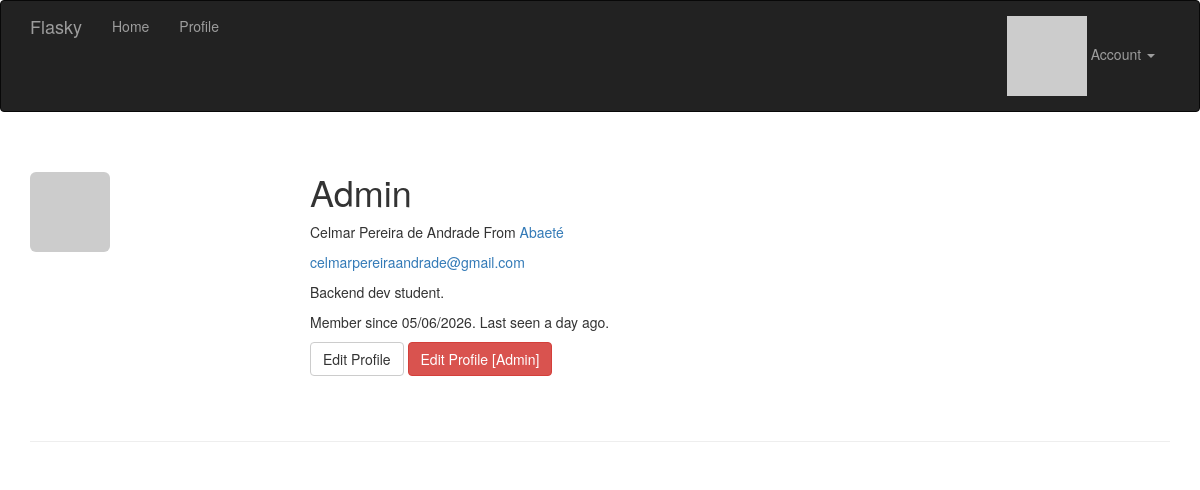
/user/Admin (signed in), run on an earlier commit of the app's database.
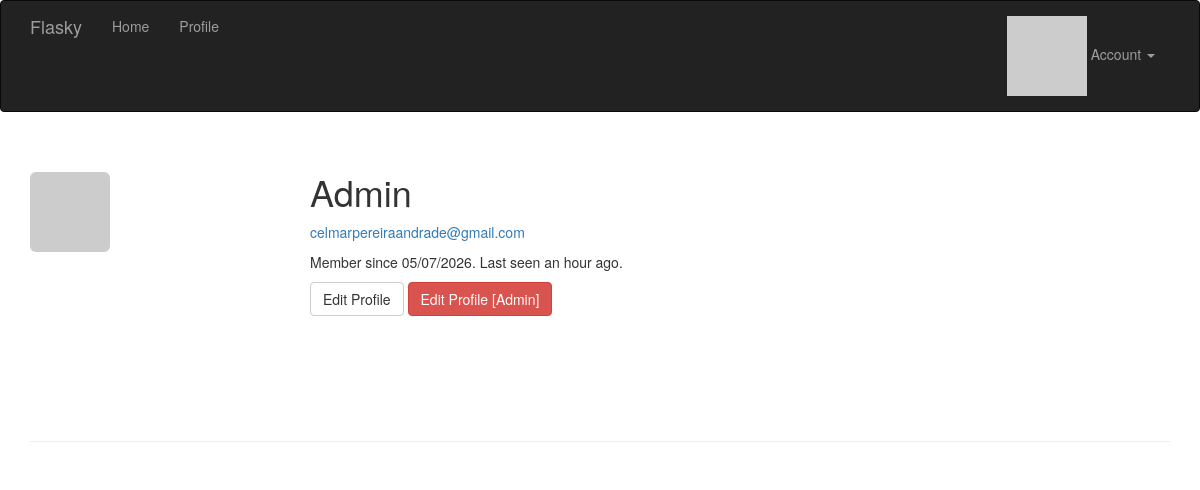
And on a later commit of the database.
### app/models.py (models this page shows, shortened)
class User(UserMixin, db.Model):
    __tablename__ = "users"
    id: Mapped[int] = mapped_column(primary_key=True)
    email: Mapped[str] = mapped_column(unique=True, index=True)
    username: Mapped[str] = mapped_column(unique=True, index=True)
    role_id: Mapped[int] = mapped_column(ForeignKey("roles.id"), nullable=True)
    password_hash: Mapped[str] = mapped_column(nullable=False)
    confirmed: Mapped[bool] = mapped_column(default=False)
    name: Mapped[str | None] = mapped_column()
    location: Mapped[str | None] = mapped_column()
    about_me: Mapped[str | None] = mapped_column(Text)
    member_since: Mapped[datetime] = mapped_column(DateTime(timezone=True), default=lambda: datetime.now(UTC))
    last_seen: Mapped[datetime] = mapped_column(DateTime(timezone=True), default=lambda: datetime.now(UTC))
    avatar_hash: Mapped[str | None] = mapped_column()
    posts: DynamicMapped["Post"] = relationship(back_populates="author", lazy="dynamic")
    @property
    def password(self) -> None:
        raise AttributeError("password is not a readable attribute")
    def can(self, perm: int) -> bool:
        return self.role is not None and self.role.has_permission(perm)
    def is_administrator(self) -> bool:
        return self.can(Permission.ADMIN)
    def ping(self) -> None:
        self.last_seen = datetime.now(UTC)
        db.session.add(self)
        db.session.commit()
    def gravatar(self, size: int = 100, default: str = "identicon", rating: str = "g") -> str:
        url: str = "https://secure.gravatar.com/avatar"
        hash_avatar: str = self.avatar_hash or self.gravatar_hash()
        return f"{url}/{hash_avatar}?s={size}&d={default}&r={rating}'."

### app/main/views.py (the view)
@main.route("/user/<username>")
def user(username: str):
    user: User = User.query.filter_by(username=username).first_or_404()
    return render_template("user.html", user=user)

### app/auth/views.py (called while the page is built)
@auth.before_app_request
def before_request():
    if current_user.is_authenticated:
        current_user.ping()
        if not current_user.confirmed and request.blueprint != "auth" and request.endpoint != "static":
            return redirect(url_for("auth.unconfirmed"))
    return None

### app/main/__init__.py (called while the page is built)
@main.app_context_processor
def inject_permissions():
    return dict(Permission=Permission)

### app/models.py (called while the page is built)
@login_manager.user_loader
def load_user(user_id) -> User |  None:
    return db.session.get(User, int(user_id))

    def has_permission(self, perm):
        return self.permissions & perm == perm

### app/templates/user.html (shortened to what this page needs)
{% extends "base.html" %}
{% block page_content %}
<div class="page-header">
    <img class="img-rounded profile-thumbnail" src="{{ user.gravatar(size=256) }}">
    <div class="profile-header">
        <h1>{{ user.username }}</h1>
        {% if user.name or user.location %}
            <p>
                {% if user.name %}{{ user.name }}{% endif %}
                {% if user.location %}
                    From <a href="https://maps.google.com/?q={{ user.location }}">
                            {{ user.location }}
                         </a>
                {% endif %}
            </p>
        {% endif %}
        {% if current_user.is_administrator() %}
            <p><a href="mailto:{{ user.email }}">{{ user.email }}</a></p>
        {% endif %}
        {% if user.about_me %}
            <p>{{ user.about_me }}</p>
        {% endif %}
        <p>
            Member since {{ moment(user.member_since).format("L") }}.
            Last seen {{ moment(user.last_seen).fromNow() }}.
        </p>
        <p>
            {% if user == current_user %}
                <a class="btn btn-default" href="{{ url_for('.edit_profile') }}">Edit Profile</a>
            {% endif %}
            {% if current_user.is_administrator() %}
                <a class="btn btn-danger" href="{{ url_for('.edit_profile_admin', id=user.id) }}">Edit Profile [Admin]</a>
            {% endif %}
        </p>
    </div>
</div>
{% endblock %}

### app/templates/base.html (shortened to what this page needs)
{% extends "bootstrap/base.html" %}
{% block head %}
{{ super() }}
<link rel="stylesheet" type="text/css" href="{{ url_for('static', filename='styles.css') }}">
{% endblock %}
{% block navbar %}
<div class="navbar navbar-inverse" role="navigation">
    <div class="container">
        <div class="navbar-header">
            <a class="navbar-brand" href="{{ url_for('main.index') }}">Flasky</a>
        </div>
        <div class="navbar-collapse collapse">
            <ul class="nav navbar-nav">
                <li><a href="{{ url_for('main.index') }}">Home</a></li>
                {% if current_user.is_authenticated %}
                    <li><a href="{{ url_for('main.user', username=current_user.username) }}">Profile</a></li>
                {% endif %}
            </ul>
            <ul class="nav navbar-nav navbar-right">
                {% if current_user.is_authenticated %}
                    <li class="dropdow">
                        <a href="#" class="dropdown-toggle" data-toggle="dropdown">
                            <img src="{{ current_user.gravatar(size=18) }}">
                            Account <b class="caret"></b>
                        </a>
                    </li>
                {% else %}
                    <li><a href="{{ url_for('auth.login') }}">Log In</a></li>
                {% endif %}
            </ul>
        </div>
    </div>
</div>
{% endblock %}
{% block content %}
<div class="container">
    {% block page_content %}{% endblock %}
</div>
{% endblock %}

### app/static/styles.css (style rules this page uses)
.profile-thumbnail { position: absolute; }
.profile-header { min-height: 260px; margin-left: 280px; }

What changed in the data, as far as the page shows it:
changed User "Admin": member_since "05/06/2026" → "05/07/2026"; last_seen "a day ago" → "an hour ago"; name "Celmar Pereira de Andrade" → (not shown); location "Abaeté" → (not shown); about_me "Backend dev student." → (not shown)
Also different on the page:
text no longer shown: "From"
